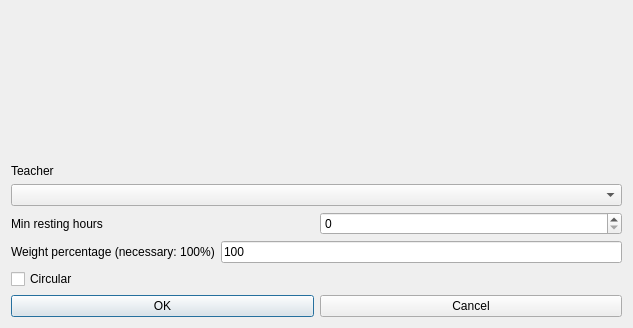
<?xml version="1.0" encoding="UTF-8"?>
<ui version="4.0">
 <class>ModifyConstraintTeacherMinRestingHoursForm_template</class>
 <widget class="QDialog" name="ModifyConstraintTeacherMinRestingHoursForm_template">
  <property name="geometry">
   <rect>
    <x>0</x>
    <y>0</y>
    <width>633</width>
    <height>328</height>
   </rect>
  </property>
  <property name="windowTitle">
   <string extracomment="This is the title of the dialog to modify a constraint of this type">Modify teacher min resting hours</string>
  </property>
  <layout class="QGridLayout" name="gridLayout">
   <item row="0" column="0">
    <spacer name="spacer4">
     <property name="orientation">
      <enum>Qt::Vertical</enum>
     </property>
     <property name="sizeType">
      <enum>QSizePolicy::Expanding</enum>
     </property>
     <property name="sizeHint" stdset="0">
      <size>
       <width>99</width>
       <height>99</height>
      </size>
     </property>
    </spacer>
   </item>
   <item row="1" column="0">
    <layout class="QVBoxLayout" name="verticalLayout">
     <item>
      <widget class="QLabel" name="teacherTextLabel">
       <property name="frameShape">
        <enum>QFrame::NoFrame</enum>
       </property>
       <property name="frameShadow">
        <enum>QFrame::Plain</enum>
       </property>
       <property name="text">
        <string>Teacher</string>
       </property>
       <property name="wordWrap">
        <bool>false</bool>
       </property>
      </widget>
     </item>
     <item>
      <widget class="QComboBox" name="teachersComboBox">
       <property name="editable">
        <bool>false</bool>
       </property>
       <property name="insertPolicy">
        <enum>QComboBox::NoInsert</enum>
       </property>
       <property name="duplicatesEnabled">
        <bool>false</bool>
       </property>
      </widget>
     </item>
    </layout>
   </item>
   <item row="2" column="0">
    <layout class="QHBoxLayout" name="horizontalLayout">
     <item>
      <widget class="QLabel" name="textLabel1">
       <property name="text">
        <string>Min resting hours</string>
       </property>
       <property name="wordWrap">
        <bool>false</bool>
       </property>
      </widget>
     </item>
     <item>
      <widget class="QSpinBox" name="minRestingHoursSpinBox"/>
     </item>
    </layout>
   </item>
   <item row="3" column="0">
    <layout class="QHBoxLayout" name="horizontalLayout_2">
     <item>
      <widget class="QLabel" name="weightTextLabel">
       <property name="frameShape">
        <enum>QFrame::NoFrame</enum>
       </property>
       <property name="frameShadow">
        <enum>QFrame::Plain</enum>
       </property>
       <property name="text">
        <string>Weight percentage (necessary: 100%)</string>
       </property>
       <property name="wordWrap">
        <bool>false</bool>
       </property>
      </widget>
     </item>
     <item>
      <widget class="QLineEdit" name="weightLineEdit">
       <property name="text">
        <string notr="true">100</string>
       </property>
      </widget>
     </item>
    </layout>
   </item>
   <item row="4" column="0">
    <widget class="QCheckBox" name="circularCheckBox">
     <property name="text">
      <string>Circular</string>
     </property>
    </widget>
   </item>
   <item row="5" column="0">
    <layout class="QHBoxLayout">
     <item>
      <widget class="QPushButton" name="okPushButton">
       <property name="text">
        <string>OK</string>
       </property>
      </widget>
     </item>
     <item>
      <widget class="QPushButton" name="cancelPushButton">
       <property name="text">
        <string>Cancel</string>
       </property>
      </widget>
     </item>
    </layout>
   </item>
  </layout>
 </widget>
 <layoutdefault spacing="6" margin="11"/>
 <resources/>
 <connections/>
</ui>
